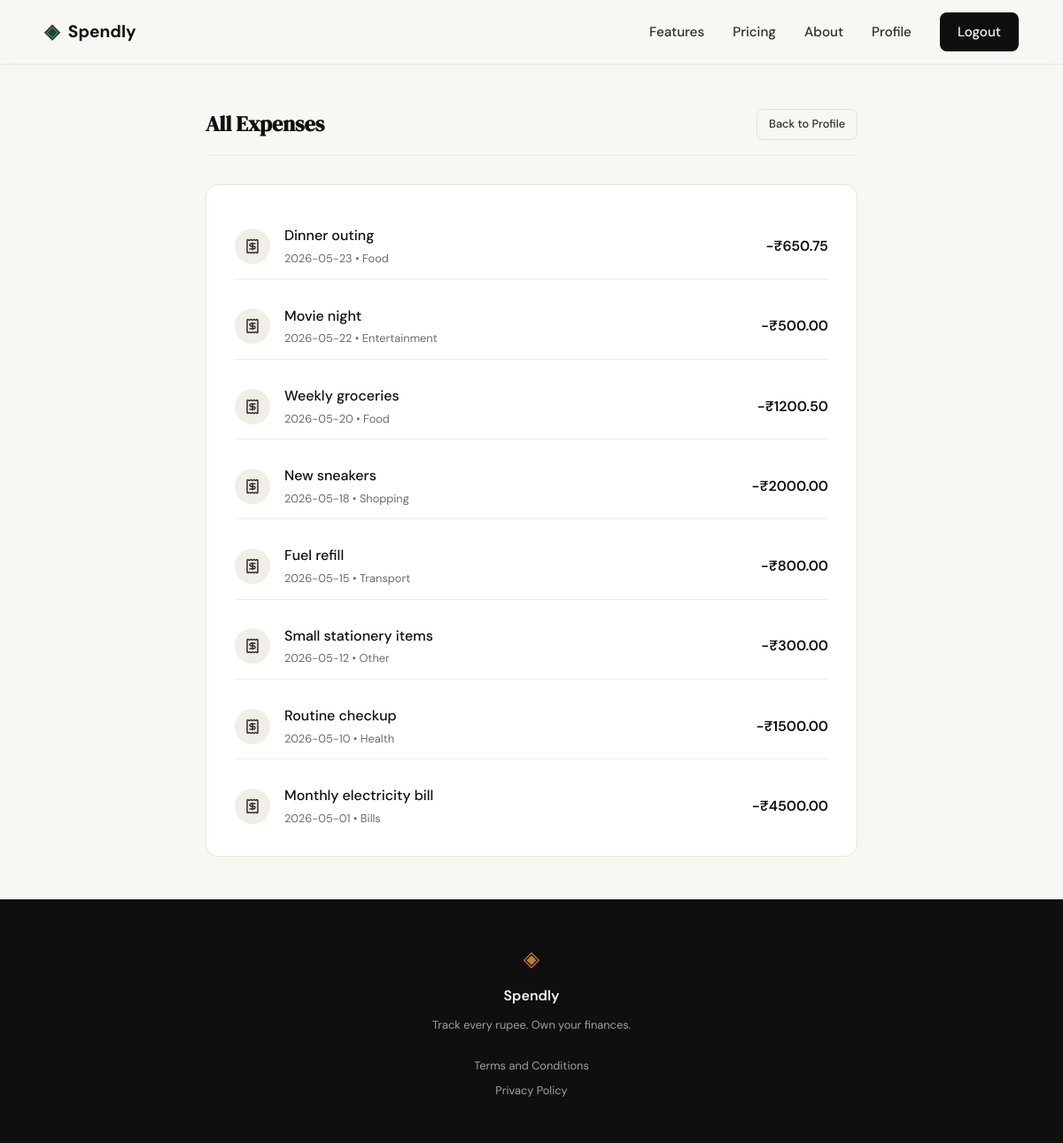
/expenses (signed in), run on the app's committed database.
### tables this page shows
CREATE TABLE expenses (
            id INTEGER PRIMARY KEY AUTOINCREMENT,
            user_id INTEGER NOT NULL,
            amount REAL NOT NULL,
            category TEXT NOT NULL,
            date TEXT NOT NULL,
            description TEXT,
            created_at TEXT DEFAULT (datetime('now')),
            FOREIGN KEY (user_id) REFERENCES users (id)
        );

### app.py (the view)
@app.route("/expenses")
def expenses():
    if "user_id" not in session:
        return redirect(url_for('login'))
    db = get_db()
    cursor = db.cursor()
    cursor.execute("SELECT id, amount, category, date, description FROM expenses WHERE user_id = ? ORDER BY date DESC, id DESC", (session['user_id'],))
    all_expenses = cursor.fetchall()
    db.close()
    return render_template("expenses.html", expenses=all_expenses)

### database/db.py (called while the page is built)
def get_db():
    conn = sqlite3.connect(DATABASE)
    conn.row_factory = sqlite3.Row
    conn.execute("PRAGMA foreign_keys = ON")
    return conn

### templates/expenses.html (shortened to what this page needs)
{% extends "base.html" %}
{% block content %}
<div class="profile-container">
    <div class="section-header" style="margin-bottom: 2rem;">
        <h2>All Expenses</h2>
        <a href="{{ url_for('profile') }}" class="btn-ghost btn-sm">Back to Profile</a>
    </div>
    <div class="profile-section">
        {% if expenses %}
        <div class="activity-list">
            {% for expense in expenses %}
            <div class="activity-item">
                <div class="activity-icon">
                    <i data-lucide="receipt"></i>
                </div>
                <div class="activity-details">
                    <p class="activity-desc">{{ expense.description or expense.category }}</p>
                    <p class="activity-date">{{ expense.date }} &bull; {{ expense.category }}</p>
                </div>
                <div class="activity-amount negative">
                    -₹{{ "%.2f"|format(expense.amount) }}
                </div>
            </div>
            {% endfor %}
        </div>
        {% else %}
        <div class="empty-state">
            <i data-lucide="receipt"></i>
            <p>No expenses found. Start tracking your spending!</p>
        </div>
        {% endif %}
    </div>
</div>
{% endblock %}

### static/css/style.css (style rules this page uses)
:root { --ink: #0f0f0f; --ink-soft: #2d2d2d; --ink-muted: #6b6b6b; --ink-faint: #a0a0a0; --paper: #f8f7f4; --paper-warm: #f1ede7; --paper-card: #ffffff; --accent: #1a472a; --accent-light: #e9f0ec; --accent-2: #c17f24; --accent-2-light: #fdf3e3; --danger: #c0392b; --danger-light: #fdecea; --border: #e6e3db; --border-soft: #f0ede6; --font-display: 'DM Serif Display', Georgia, serif; --font-body: 'DM Sans', system-ui, sans-serif; --max-width: 1100px; --auth-width: 440px; --radius-sm: 8px; --radius-md: 14px; --radius-lg: 24px; }
*, *::before, *::after { box-sizing: border-box; margin: 0; padding: 0; }
html { font-size: 16px; scroll-behavior: smooth; }
body { background: var(--paper); color: var(--ink); font-family: var(--font-body); font-size: 1rem; line-height: 1.6; -webkit-font-smoothing: antialiased; }
a { color: inherit; text-decoration: none; }
.btn-ghost { display: inline-block; background: transparent; color: var(--ink-soft); padding: 0.65rem 1.5rem; border-radius: var(--radius-sm); font-size: 0.9rem; font-weight: 500; border: 1px solid var(--border); transition: all 0.2s; text-decoration: none; }
.profile-container { max-width: 800px; margin: 3rem auto; padding: 0 2rem; }
.profile-section { background: var(--paper-card); border: 1px solid var(--border); border-radius: var(--radius-md); padding: 2rem; margin-bottom: 2rem; }
.section-header { display: flex; justify-content: space-between; align-items: center; margin-bottom: 1.5rem; border-bottom: 1px solid var(--border-soft); padding-bottom: 1rem; }
.section-header h2 { font-family: var(--font-display); font-size: 1.5rem; color: var(--ink); }
.activity-list { display: flex; flex-direction: column; gap: 1rem; }
.activity-item { display: flex; align-items: center; gap: 1rem; padding: 0.75rem 0; border-bottom: 1px solid var(--border-soft); }
.activity-item:last-child { border-bottom: none; padding-bottom: 0; }
.activity-icon { width: 40px; height: 40px; border-radius: 50%; background: var(--paper-warm); display: flex; align-items: center; justify-content: center; color: var(--ink-soft); }
.activity-icon svg { width: 18px; height: 18px; }
.activity-details { flex: 1; }
.activity-desc { font-weight: 500; color: var(--ink); margin-bottom: 0.2rem; }
.activity-date { font-size: 0.8rem; color: var(--ink-muted); }
.activity-amount { font-weight: 600; font-family: var(--font-body); font-variant-numeric: tabular-nums; }
.activity-amount.negative { color: var(--ink); }
.btn-sm { padding: 0.4rem 0.8rem; font-size: 0.8rem; }

### data on the page
expenses: description "Dinner outing", date "2026-05-23", category "Food", amount "650.75"
expenses: description "Movie night", date "2026-05-22", category "Entertainment", amount "500.00"
expenses: description "Weekly groceries", date "2026-05-20", category "Food", amount "1200.50"
expenses: description "New sneakers", date "2026-05-18", category "Shopping", amount "2000.00"
expenses: description "Fuel refill", date "2026-05-15", category "Transport", amount "800.00"
expenses: description "Small stationery items", date "2026-05-12", category "Other", amount "300.00"
expenses: description "Routine checkup", date "2026-05-10", category "Health", amount "1500.00"
expenses: description "Monthly electricity bill", date "2026-05-01", category "Bills", amount "4500.00"
